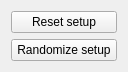
<?xml version="1.0" encoding="UTF-8"?>
<ui version="4.0">
 <class>TutorialGui</class>
 <widget class="QWidget" name="TutorialGui">
  <property name="geometry">
   <rect>
    <x>0</x>
    <y>0</y>
    <width>128</width>
    <height>72</height>
   </rect>
  </property>
  <property name="windowTitle">
   <string>Form</string>
  </property>
  <layout class="QVBoxLayout" name="verticalLayout">
   <item>
    <widget class="QPushButton" name="resetButton">
     <property name="text">
      <string>Reset setup</string>
     </property>
     <property name="icon">
      <iconset resource="../images/images.qrc">
       <normaloff>:/TutorialPlugin/arrow_undo.png</normaloff>:/TutorialPlugin/arrow_undo.png</iconset>
     </property>
    </widget>
   </item>
   <item>
    <widget class="QPushButton" name="randomizeButton">
     <property name="text">
      <string>Randomize setup</string>
     </property>
     <property name="icon">
      <iconset resource="../images/images.qrc">
       <normaloff>:/TutorialPlugin/arrow_switch.png</normaloff>:/TutorialPlugin/arrow_switch.png</iconset>
     </property>
    </widget>
   </item>
  </layout>
 </widget>
 <resources>
  <include location="../images/images.qrc"/>
 </resources>
 <connections/>
</ui>
